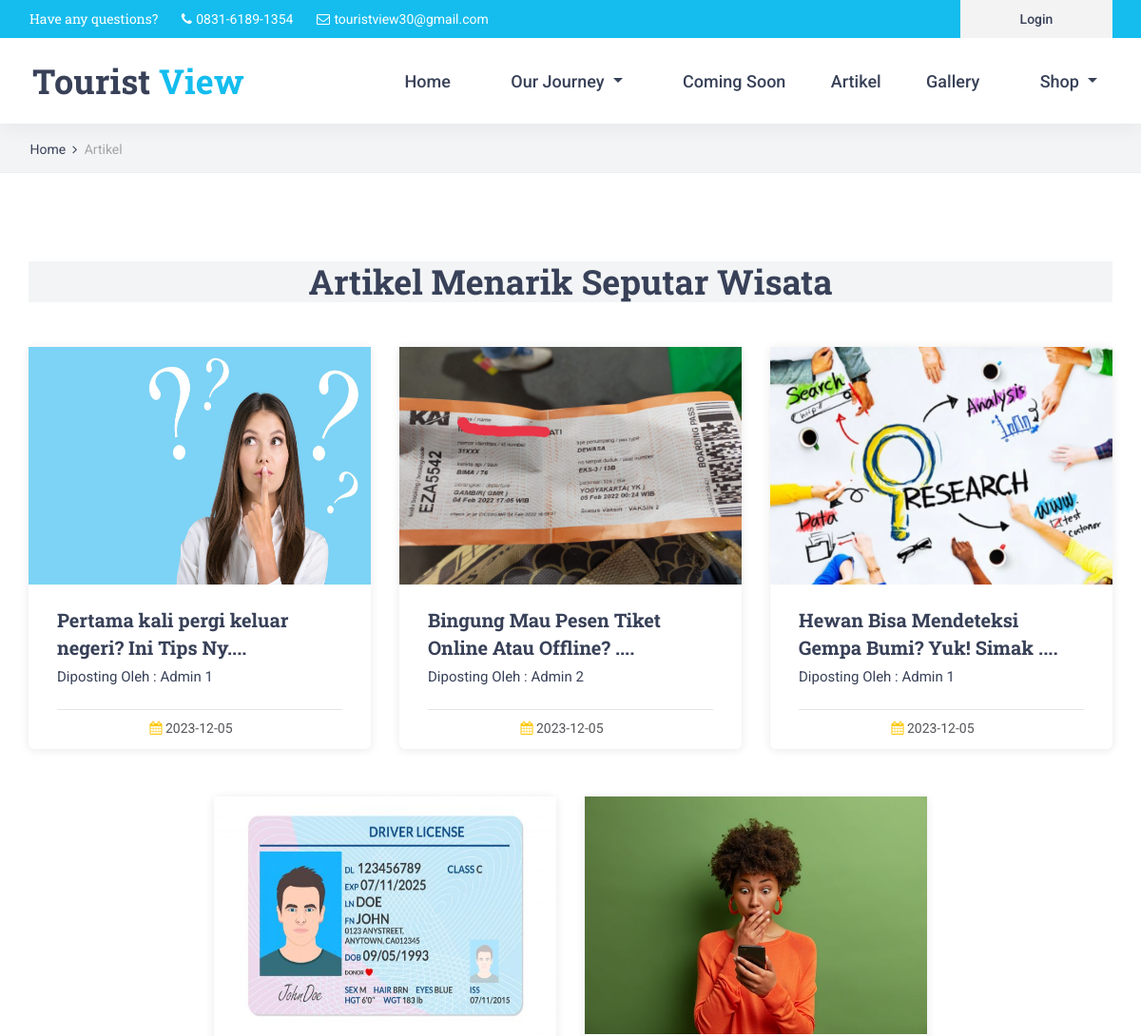
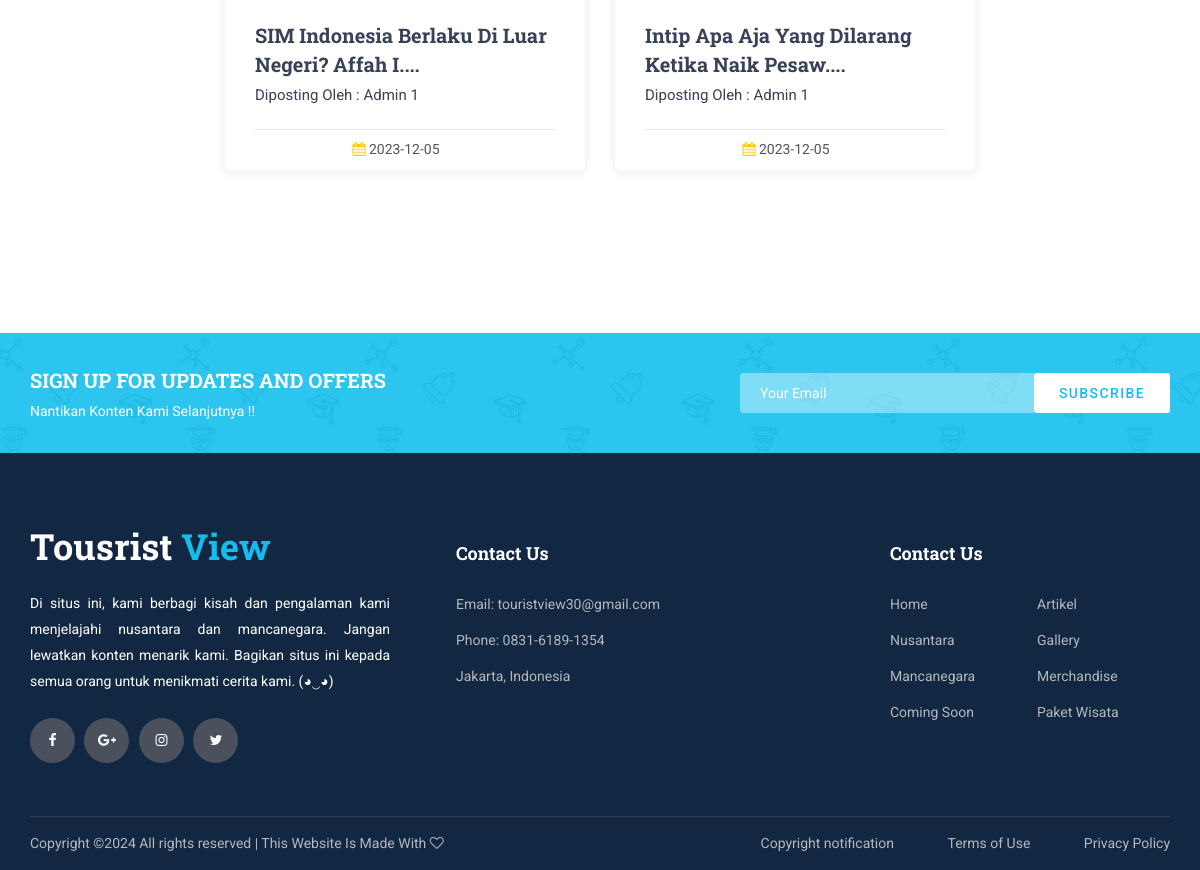
Screenshot of /index.php/home/artikel with the database file from the repository (2 pictures, top to bottom).
### tables this page shows
CREATE TABLE `artikel` (
  `id_artikel` int(10) NOT NULL,
  `gambar_artikel` varchar(50) NOT NULL,
  `judul_artikel` text NOT NULL,
  `id_user` int(2) DEFAULT NULL,
  `isi_artikel` text NOT NULL,
  `tgl_artikel` date NOT NULL DEFAULT current_timestamp()
);

CREATE TABLE `user` (
  `id_user` int(2) NOT NULL,
  `nama_user` varchar(25) DEFAULT NULL,
  `username` varchar(25) DEFAULT NULL,
  `password` varchar(25) DEFAULT NULL,
  `level` int(2) DEFAULT NULL
);

### application/views/layout/v_wrapper.php (called while the page is built)
<?php
require_once('v_head.php');
require_once('v_header.php');
require_once('v_nav.php');
if ($isi) {
    $this->load->view($isi);
}
require_once('v_footer.php');
?>

### application/controllers/home.php (called while the page is built, shortened)
<?php
class Home extends CI_Controller {
	public function __construct()
	{
		$this->load->model('m_home');
		$this->load->model('m_penulis');
	}
	public function artikel()
	{
		$this->load->model('m_home');
		$this->load->library('pagination');
		$config['base_url'] = base_url('home/artikel');
		$config['total_rows'] = count($this->m_home->total_artikel());
		$config['per_page'] = 9;
		$config['uri_segmen']= 3;
			$limit= $config['per_page'];
			$start= ($this->uri->segment(3)) ? ($this->uri->segment(3)) : 0;
		$config['first_link']		= 'First';
		$config['last_link']		= 'Last';
		$config['next_link']		= 'Next';
		$config['prev_link']		= 'Prev';
		$config['full_tag_open']	= '<div class="pagination_container d-flex flex-row align-items-center justify-content-start text-center"><ul class="pagination_list">';
		$config['num_tag_open']		= '<li>';
		$config['num_tag_close']	= '</li>';
		$config['cur_tag_open']		= '<li class="active"><a>';
		$config['cur_tag_close']	= '</a></li>';
		$config['next_tag_open']	= '<li>';
		$config['next_tag_close']	= '</li>';
		$config['prev_tag_open']	= '<li>';
		$config['prev_tag_close']	= '</li>';
		$config['firts_tag_open']	= '<li>';
		$config['firts_tag_close']	= '</li>';
		$config['last_tag_open']	= '<li>';
		$config['last_tag_close']	= '</li>';
		$config['full_tag_close']	= '</ul></div>';
		$this->pagination->initialize($config);
		$data = array(
			'paginasi'		=> $this->pagination->create_links(),
			'artikel' 		=> $this->m_home->artikel($limit,$start),
			'title' 		=> 'Artikel',
			'isi'			=> 'v_artikel'
		);
		$this->load->view('layout/v_wrapper',$data,FALSE);
	}
}

### index.php (called while the page is built, shortened)
<?php
require_once BASEPATH.'core/CodeIgniter.php';

### application/config/config.php (called while the page is built, shortened)
<?php
$config['base_url'] = 'http://localhost/projectwp2/';
$config['index_page'] = '';
$config['uri_protocol']	= 'REQUEST_URI';
$config['url_suffix'] = '';
$config['language']	= 'english';
$config['charset'] = 'UTF-8';
$config['enable_hooks'] = FALSE;
$config['subclass_prefix'] = 'MY_';
$config['composer_autoload'] = FALSE;
$config['permitted_uri_chars'] = 'a-z 0-9~%.:_\-';
$config['enable_query_strings'] = FALSE;
$config['controller_trigger'] = 'c';
$config['function_trigger'] = 'm';
$config['directory_trigger'] = 'd';
$config['allow_get_array'] = TRUE;
$config['log_threshold'] = 0;
$config['log_path'] = '';
$config['log_file_extension'] = '';
$config['log_file_permissions'] = 0644;
$config['log_date_format'] = 'Y-m-d H:i:s';
$config['error_views_path'] = '';
$config['cache_path'] = '';
$config['cache_query_string'] = FALSE;
$config['encryption_key'] = '';
$config['sess_driver'] = 'files';
$config['sess_cookie_name'] = 'ci_session';
$config['sess_samesite'] = 'Lax';
$config['sess_expiration'] = 7200;
$config['sess_save_path'] = NULL;
$config['sess_match_ip'] = FALSE;
$config['sess_time_to_update'] = 300;
$config['sess_regenerate_destroy'] = FALSE;
$config['cookie_prefix']	= '';
$config['cookie_domain']	= '';
$config['cookie_path']		= '/';
$config['cookie_secure']	= FALSE;
$config['cookie_httponly'] 	= FALSE;
$config['cookie_samesite'] 	= 'Lax';
$config['standardize_newlines'] = FALSE;
$config['global_xss_filtering'] = FALSE;
$config['csrf_protection'] = FALSE;
$config['csrf_token_name'] = 'csrf_test_name';
$config['csrf_cookie_name'] = 'csrf_cookie_name';
$config['csrf_expire'] = 7200;
$config['csrf_regenerate'] = TRUE;
$config['csrf_exclude_uris'] = array();
$config['compress_output'] = FALSE;
$config['time_reference'] = 'local';
$config['rewrite_short_tags'] = FALSE;
$config['proxy_ips'] = '';

### application/models/m_home.php (called while the page is built, shortened)
<?php
class M_Home extends CI_Model{
	public function artikel($limit,$start)
	{
        $this->db->select('*');
        $this->db->from('artikel');
        $this->db->join('user', 'user.id_user = artikel.id_user', 'left');
        $this->db->order_by('id_artikel','desc');
		$this->db->limit($limit,$start);
        return $this->db->get()->result();
	}
	public function total_artikel()
	{
		$this->db->select('*');
		$this->db->from('artikel');
		$this->db->join('user', 'user.id_user = artikel.id_user', 'left');
		$this->db->order_by('id_artikel', 'desc');
		return $this->db->get()->result();
	}
}

### application/views/v_artikel.php (the view, shortened to what this page needs)
<div class="home">
    <div class="breadcrumbs_container">
        <div class="container">
            <div class="row">
                <div class="col">
                    <div class="breadcrumbs">
                        <ul>
                            <li><a href="<?= base_url()?>">Home</a></li>
                            <li>Artikel</li>
                        </ul>
                    </div>
                </div>
            </div>
        </div>
    </div>
</div>
<div class="courses">
    <div class="container">
        <div class="row">
            <div class="col-lg-12">
                <div class="courses_search_container text-center">
                    <h2>Artikel Menarik Seputar Wisata</h2>
                </div>
                    <div class="row events_row justify-content-center">
                        <?php foreach ($artikel as $key => $value) { ?>
                            <div class="col-lg-4 events_col">
                                <div class="course">
                                    <div class="">
                                        <img src="<?= base_url('foto/gambar_artikel/'.$value->gambar_artikel) ?>" width="360px" height="250px">
                                    </div>
                                    <div class="course_body">
                                        <h3 class="course_title">
                                            <a href="<?= base_url('home/detail_artikel/'.$value->id_artikel) ?>">
                                                <?= substr(strip_tags($value->judul_artikel),0,45) ?>....
                                            </a>
                                        </h3>
                                        <div class="course_teacher">Diposting Oleh : <?= $value->username ?></div>
                                    </div>
                                    <div class="course_footer">
                                        <div class="course_footer_content d-flex flex-row align-items-center justify-content-center">
                                            <div class="course_info">
                                                <i class="fa fa-calendar" aria-hidden="true"></i>
                                                <span ><?= $value->tgl_artikel ?></span>
                                            </div>
                                        </div>
                                    </div>
                                </div>
                            </div>
                        <?php } ?>
                    </div>
                    <div class="row pagination_row">
                        <div class="col">
                        </div>
                    </div>
                </div>
            </div>
        </div>
    </div>
</div>
<div class="newsletter">
     <div class="newsletter_background" style="background-image:url(<?= base_url()?>template/front-end/images/newsletter.jpg)"></div>
		<div class="container">
			<div class="row">
				<div class="col">
					<div class="newsletter_container d-flex flex-lg-row flex-column align-items-center justify-content-start">
						<div class="newsletter_content text-lg-left text-center">
							<div class="newsletter_title">sign up for updates and offers</div>
							<div class="newsletter_subtitle">Nantikan Konten Kami Selanjutnya !!</div>
						</div>
						<div class="newsletter_form_container ml-lg-auto">
							<form action="#" id="newsletter_form" class="newsletter_form d-flex flex-row align-items-center justify-content-center">
								<input type="email" class="newsletter_input" placeholder="Your Email" required="required">
								<button type="submit" class="newsletter_button">subscribe</button>
							</form>
						</div>
					</div>
				</div>
			</div>
		</div>
	</div>

### template/front-end/styles/courses.css (style rules this page uses)
* { margin: 0; padding: 0; -webkit-font-smoothing: antialiased; -webkit-text-shadow: rgba(0,0,0,.01) 0 0 1px; text-shadow: rgba(0,0,0,.01) 0 0 1px; }
body { font-family: 'Roboto', sans-serif; font-size: 14px; font-weight: 400; background: #FFFFFF; color: #a5a5a5; }
div { display: block; position: relative; -webkit-box-sizing: border-box; -moz-box-sizing: border-box; box-sizing: border-box; }
ul { list-style: none; margin-bottom: 0px; }
a, a:hover, a:visited, a:active, a:link { text-decoration: none; -webkit-font-smoothing: antialiased; -webkit-text-shadow: rgba(0,0,0,.01) 0 0 1px; text-shadow: rgba(0,0,0,.01) 0 0 1px; }
h2 { font-size: 36px; }
h3 { font-size: 24px; }
h1, h2, h3, h4, h5, h6 { font-family: 'Roboto Slab', serif; font-weight: 700; -webkit-font-smoothing: antialiased; -webkit-text-shadow: rgba(0,0,0,.01) 0 0 1px; text-shadow: rgba(0,0,0,.01) 0 0 1px; color: #384158; margin-bottom: 0; }
.home { width: 100%; height: 182px; background: #f2f4f5; border-bottom: solid 1px #edeff0; }
.breadcrumbs_container { position: absolute; left: 0; bottom: 0; width: 100%; padding-bottom: 13px; padding-left: 3px; }
.breadcrumbs ul li { display: inline-block; position: relative; }
.breadcrumbs ul li:not(:last-child)::after { display: inline-block; font-family: 'FontAwesome'; content: '\f105'; margin-left: 7px; margin-right: 4px; color: #384158; }
.breadcrumbs ul li a { font-size: 14px; font-weight: 400; color: #384158; -webkit-transition: all 200ms ease; -moz-transition: all 200ms ease; -ms-transition: all 200ms ease; -o-transition: all 200ms ease; transition: all 200ms ease; }
.courses { width: 100%; padding-top: 100px; padding-bottom: 100px; }
.courses_search_container { padding-left: 20px; padding-right: 20px; background: #f2f4f5; }
.course { width: 100%; border-radius: 6px; background: #FFFFFF; box-shadow: 0px 1px 10px rgba(29,34,47,0.1); }
.course_body { padding-top: 22px; padding-left: 30px; padding-right: 30px; padding-bottom: 23px; }
.course_title a { font-family: 'Roboto Slab', serif; font-size: 20px; color: #384158; -webkit-transition: all 200ms ease; -moz-transition: all 200ms ease; -ms-transition: all 200ms ease; -o-transition: all 200ms ease; transition: all 200ms ease; }
.course_teacher { font-size: 15px; font-weight: 400; color: #384158; margin-top: 6px; }
.course_footer { padding-left: 30px; padding-right: 30px; }
.course_footer_content { width: 100%; border-top: solid 1px #e5e5e5; padding-top: 9px; padding-bottom: 11px; }
.course_info { display: inline-block; font-size: 14px; font-weight: 400; color: #55555a; }
.course_info:first-child { margin-right: 18px; }
.course_info i { color: #ffc80a; }
.pagination_row { margin-top: 11px; }
.newsletter { width: 100%; }
.newsletter_background { position: absolute; top: 0; left: 0; width: 100%; height: 100%; }
.newsletter_container { width: 100%; height: 120px; }
.newsletter_title { font-family: 'Roboto Slab', serif; font-size: 20px; font-weight: 700; text-transform: uppercase; color: #FFFFFF; }
.newsletter_subtitle { font-size: 14px; font-weight: 400; color: #FFFFFF; margin-top: 6px; }
.newsletter_form_container { width: 450px; padding-left: 20px; }
.newsletter_form { display: block; position: relative; width: 100%; }
.newsletter_input { width: calc(100% - 136px); height: 40px; background: rgba(255,255,255,0.4); border: none; outline: none; padding-left: 20px; color: #FFFFFF; border-top-left-radius: 3px; border-bottom-left-radius: 3px; }
.newsletter_button { width: 136px; height: 40px; background: #FFFFFF; border-radius: 3px; border: none; outline: none; cursor: pointer; font-size: 14px; text-transform: uppercase; color: #14bdee; font-weight: 500; letter-spacing: 0.1em; }

### application/views/v_artikel.php (style rules this page uses)
.events_col { margin-bottom: 50px; }

### rows the page displays
artikel: gambar_artikel (picture), judul_artikel "Pertama kali pergi keluar negeri? Ini Tips Ny", id_user.username "Admin 1", tgl_artikel "2023-12-05"
artikel: gambar_artikel (picture), judul_artikel "Bingung Mau Pesen Tiket Online Atau Offline?", id_user.username "Admin 2", tgl_artikel "2023-12-05"
artikel: gambar_artikel (picture), judul_artikel "Hewan Bisa Mendeteksi Gempa Bumi? Yuk! Simak", id_user.username "Admin 1", tgl_artikel "2023-12-05"
artikel: gambar_artikel (picture), judul_artikel "SIM Indonesia Berlaku Di Luar Negeri? Affah I", id_user.username "Admin 1", tgl_artikel "2023-12-05"
artikel: gambar_artikel (picture), judul_artikel "Intip Apa Aja Yang Dilarang Ketika Naik Pesaw", id_user.username "Admin 1", tgl_artikel "2023-12-05"
